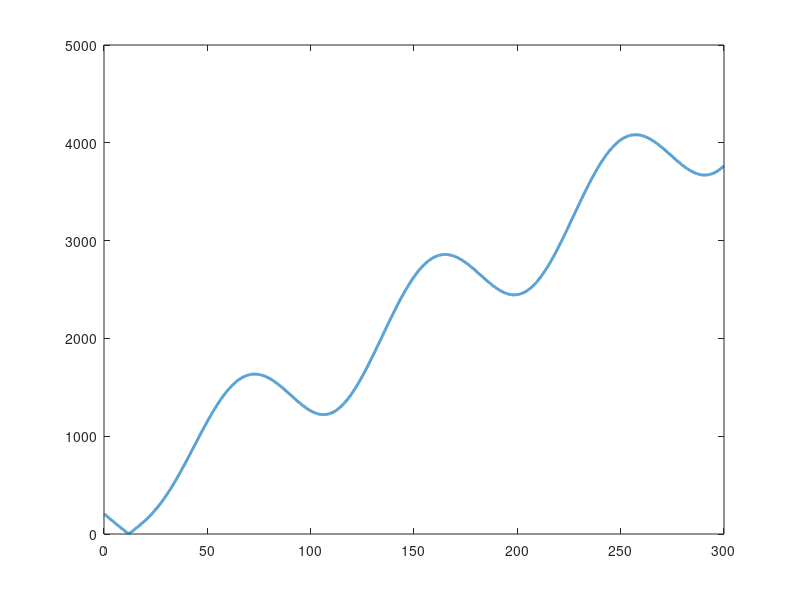

MATLAB code for this plot: (Note: this script raises an error after producing the figure.)
clear
clc
close all
addpath('../../bin')
rad2deg = 180/pi;
deg2rad = pi/180;
% ------------------------------------------------------------------------
%%% Givens
% ------------------------------------------------------------------------
alt = 380; % km
rE = 6378.1363; % km
a = alt + rE; % km
uE = 398600.4415; % km^3 / s^2

%%% Initial satellite states
xA0 = 0; yA0 = 0; zA0 = 0; % m
xB0 = 0; yB0 = 0; zB0 = 0; % m

xAdot0 = 0; yAdot0 = 0; zAdot0 = 0.2; % m/s
xBdot0 = 0; yBdot0 = 0.4; zBdot0 = 0; % m/s

% ------------------------------------------------------------------------
%%% 3a
% ------------------------------------------------------------------------
%%% Determine wt
dt = 8*60; % sec
w = sqrt(uE / (a^3)); % rad/s
wt = w*dt; % rads

%%% Determining position of satellite A
xA_t1 = (xAdot0/w)*sin(wt) - (3*xA0 + 2*yAdot0/w)*cos(wt) + (4*xA0 + 2*yAdot0/w); % m
yA_t1 = (6*xA0 + 4*yAdot0/w)*sin(wt) + 2*xAdot0/w*cos(wt) - (6*w*xA0 + 3*yAdot0)*dt +...
    (yA0 - 2*xAdot0/w); % m
zA_t1 = zA0*cos(wt) + zAdot0/w*sin(wt); % m

%%% Determining position of satellite B
xB_t1 = (xBdot0/w)*sin(wt) - (3*xB0 + 2*yBdot0/w)*cos(wt) + (4*xB0 + 2*yBdot0/w); % m
yB_t1 = (6*xB0 + 4*yBdot0/w)*sin(wt) + 2*xBdot0/w*cos(wt) - (6*w*xB0 + 3*yBdot0)*dt +...
    (yB0 - 2*xBdot0/w); % m
zB_t1 = zB0*cos(wt) + zBdot0/w*sin(wt); % m

fprintf('------------------- 3a -------------------\n')
fprintf('After 8 minutes, \n')
fprintf('Sat A: RSW = [%f, %f, %f] meters\n', xA_t1, yA_t1, zA_t1)
fprintf('Sat b: RSW = [%f, %f, %f] meters\n\n', xB_t1, yB_t1, zB_t1)

% ------------------------------------------------------------------------
%%% 3b (trick: make B the origin?)
% ------------------------------------------------------------------------
%%% Correct 8 minute position so that satellite B is now the origin
xA_t1 = xA_t1 - xB_t1; % m
yA_t1 = yA_t1 - yB_t1; % m
zA_t1 = zA_t1 - zB_t1; % m

xB_t1 = 0; % m
yB_t1 = 0; % m
zB_t1 = 0; % m

%%% Correct 8 minute velocity (to get vA relative to vB)
xAdot1 = xAdot0*cos(wt) + (3*w*xA0 + 2*yAdot0)*sin(wt); % m/s
yAdot1 = (6*w*xA0 + 4*yAdot0)*cos(wt) - 2*xAdot0*sin(wt) - (6*w*xA0 + 3*yAdot0); % m/s
zAdot1 = -zA0*w*sin(wt) + zAdot0*cos(wt); % m/s

xBdot1 = xBdot0*cos(wt) + (3*w*xB0 + 2*yBdot0)*sin(wt); % m/s
yBdot1 = (6*w*xB0 + 4*yBdot0)*cos(wt) - 2*xBdot0*sin(wt) - (6*w*xB0 + 3*yBdot0); % m/s
zBdot1 = -zB0*w*sin(wt) + zBdot0*cos(wt); % m/s

xAdot1 = xAdot1 - xBdot1; % m/s
yAdot1 = yAdot1 - yBdot1; % m/s
zAdot1 = zAdot1 - zBdot1; % m/s

%%% Deterimine 0'-min velocity of A needed to rendezvous with B at 12'-min
dt = 12*60; % sec
wt = w*dt; % rads

yAdot_i = ((6*xA_t1*(wt - sin(wt)) - yA_t1)*w*sin(wt) - 2*w*xA_t1*(4-3*cos(wt))*(1-cos(wt)))/...
    ((4*sin(wt) - 3*wt)*sin(wt) + 4*(1-cos(wt))^2);
xAdot_i = -(w*xA_t1*(4-3*cos(wt)) + 2*(1 - cos(wt))*yAdot_i)/sin(wt);
zAdot_i = -zA_t1*w*cot(wt);

%%% Determine dV of A
dV_A = [(xAdot_i - xAdot1); (yAdot_i - yAdot1);(zAdot_i - zAdot1)];

%%% Printing result
fprintf('------------------- 3b -------------------\n')
fprintf('Necessary dV of Satellite A to achieve rendezvous trajectory:\n')
fprintf('dRSW = [%f, %f, %f] m/s\n\n', dV_A(1), dV_A(2), dV_A(3))

% ------------------------------------------------------------------------
%%% 3c
% ------------------------------------------------------------------------
%%% Determine new velocity of satellite A at 12' minutes
dt = 12*60; % sec
wt = w*dt; % rads
xAdot1 = xAdot_i*cos(wt) + (3*w*xA_t1 + 2*yAdot_i)*sin(wt); % m/s
yAdot1 = (6*w*xA_t1 + 4*yAdot_i)*cos(wt) - 2*xAdot_i*sin(wt) - (6*w*xA_t1 + 3*yAdot_i); % m/s
zAdot1 = -zA_t1*w*sin(wt) + zAdot_i*cos(wt); % m/s

%%% Printing result
fprintf('------------------- 3c -------------------\n')
fprintf('Necessary dV of Satellite A rendezvous at t=20 min:\n')
fprintf('dRSW = [%f, %f, %f] m/s\n', -xAdot1, -yAdot1, -zAdot1)


% ------------------------------------------------------------------------
%%% 3d
% ------------------------------------------------------------------------
time = 3600*5; % 2 hours (in seconds)
%%% Initializing matrices to store positional and range data
pos = zeros(time,3);
posNorm = zeros(time,1);
for dt = 1:time
wt = w*dt;
%%% Calculating position of Satellite A after entering rendezvous
%%% trajectory
xA_t = (xAdot_i/w)*sin(wt) - (3*xA_t1 + 2*yAdot_i/w)*cos(wt) + (4*xA_t1 + 2*yAdot_i/w); % m
yA_t = (6*xA_t1 + 4*yAdot_i/w)*sin(wt) + 2*xAdot_i/w*cos(wt) - (6*w*xA_t1 + 3*yAdot_i)*dt +...
    (yA_t1 - 2*xAdot_i/w); % m
zA_t = zA_t1*cos(wt) + zAdot_i/w*sin(wt); % m
pos(dt,:) = [xA_t, yA_t, zA_t];
posNorm(dt,1) = norm(pos(dt,:));
end
%%% Plotting distance between satellites over time
plot((1:time)./60,posNorm,'linewidth',2)
PlotBoi('Time, minutes','Distance Between SatA & SatB, meters')
